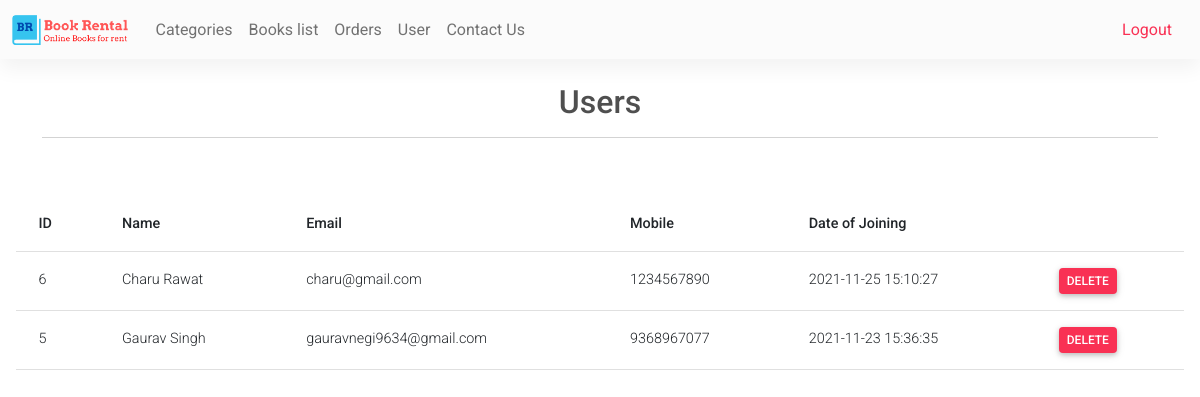
Page /Admin/users.php (signed in) on the earlier database version.
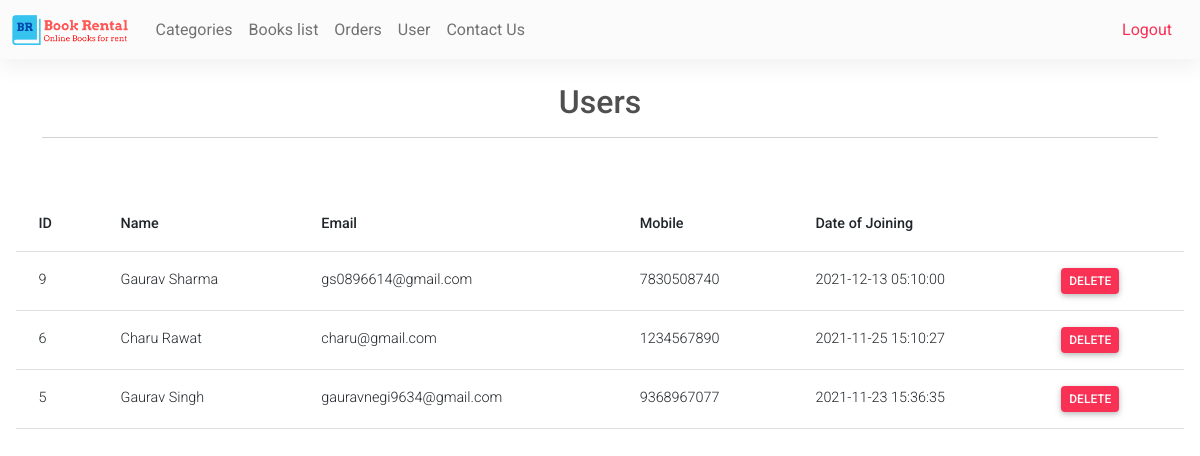
Same page on the later database version.
### tables this page shows
CREATE TABLE `users` (
  `id` int(11) NOT NULL,
  `name` varchar(80) NOT NULL,
  `email` varchar(50) NOT NULL,
  `mobile` bigint(20) NOT NULL,
  `doj` datetime NOT NULL,
  `password` varchar(255) NOT NULL
);

### Admin/users.php (the view, shortened to what this page needs)
<?php
  require('topNav.php');
  $sql = "select * from users order by id desc";
  $res = mysqli_query($con, $sql);
?>
<main>
    <div class="container pt-4">
        <h4 class="fs-2 text-center ">Users</h4>
        <hr>
        <br>
    </div>
    <div class="card-body">
        <table class="table">
            <thead>
            <tr>
                <th>ID</th>
                <th>Name</th>
                <th>Email</th>
                <th>Mobile</th>
                <th>Date of Joining</th>
                <th></th>
            </tr>
            </thead>
            <tbody>
            <?php
              while ($row = mysqli_fetch_assoc($res)) { ?>
                  <tr>
                      <td> <?php echo $row['id'] ?> </td>
                      <td> <?php echo $row['name'] ?> </td>
                      <td> <?php echo $row['email'] ?> </td>
                      <td> <?php echo $row['mobile'] ?> </td>
                      <td> <?php echo $row['doj'] ?> </td>
                      <td> <?php echo "<a class='link-white btn btn-danger px-2 py-1' href='?type=delete&id=" . $row['id'] .
                          "'>Delete</a>"; ?>
                      </td>
                  </tr>
              <?php } ?>
            </tbody>
        </table>
    </div>
</main>
</body>
</html>

### Admin/topNav.php (shortened to what this page needs)
<!DOCTYPE html>
<html lang="en">
<head>
    <link
            rel="stylesheet"
            href="https://use.fontawesome.com/releases/v5.11.2/css/all.css"
    />
    <link rel="stylesheet" href="css/mdb.min.css"/>
</head>
<body>
<nav class="navbar navbar-expand-lg sticky-top navbar-light bg-light">
    <div class="container-fluid">
        <div class="collapse navbar-collapse" id="navbarSupportedContent">
            <a class="navbar-brand" href="#">
                <img
                        src="..\Img\logo.png"
                        height="30"
                        alt="Logo"
                />
            </a>
            <ul class="navbar-nav me-auto mb-2 mb-lg-0">
                <li class="nav-item">
                    <a class="nav-link" href="categories.php">Categories</a>
                </li>
                <li class="nav-item">
                    <a class="nav-link" href="books.php">Books list</a>
                </li>
                <li class="nav-item">
                    <a class="nav-link" href="orders.php">Orders</a>
                </li>
                <li class="nav-item">
                    <a class="nav-link" href="users.php">User</a>
                </li>
                <li class="nav-item">
                    <a class="nav-link" href="contactUs.php">Contact Us</a>
                </li>
            </ul>
        </div>
        <div class="d-flex align-items-center nav-item">
            <a class="nav-link link-danger" href="logout.php">Logout</a>
        </div>
    </div>
</nav>

Differences in the rows shown:
added users: id "9", name "Gaurav Sharma", email "gs0896614@gmail.com", mobile "7830508740", doj "2021-12-13 05:10:00"
